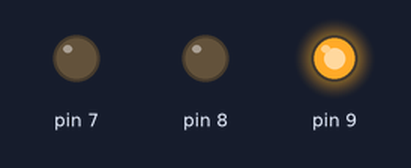
A sketch run on a simulated Arduino Uno, built with avr-gcc and run on an emulated ATmega328P. Parts: output pins drawn as LEDs (lit = HIGH).

Above: at 0.5 s.
At 1.5 s:
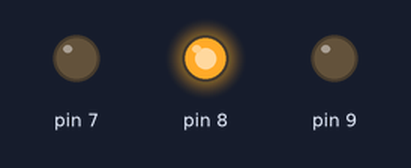
At 5.5 s:
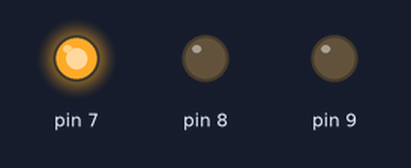
Timing chart, 0 to 6.9 s (numbered marks = the images above):
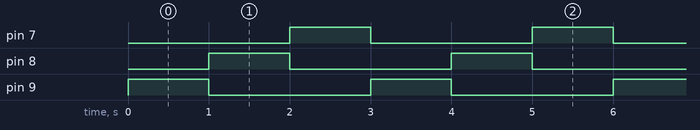

The sketch:

sketch.ino
```cpp
void setup() {
  pinMode(9, OUTPUT);
  pinMode(8, OUTPUT);
  pinMode(7, OUTPUT);
}
void loop() {
  digitalWrite(9, HIGH);
  delay(1000);
  digitalWrite(9, LOW);
  digitalWrite(8, HIGH);
  delay(1000);
  digitalWrite(8, LOW);
  digitalWrite(7, HIGH);
  delay(1000);
  digitalWrite(7, LOW);
}
```

Measured:
- by itself, pin 7–9: alternates HIGH for 1.0 s and LOW for 2.0 s
- by itself, everything shown: repeats every 3.0 s, in 4 steps
